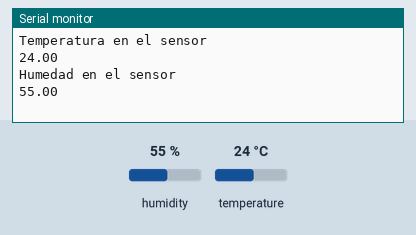
The sketch below on a simulated Arduino Uno, built with avr-gcc and run on an emulated ATmega328P. On the bench: the last lines printed to the serial monitor. The inputs (shaded band) are chosen by the test bench; at power-on: humidity 55 %, temperature 24 °C.

Above: at 3.2 s.
3.3 s: humidity set to 22 %
At 7.7 s:
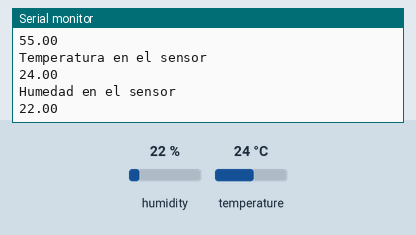
8.9 s: temperature set to 12 °C
At 13.6 s:
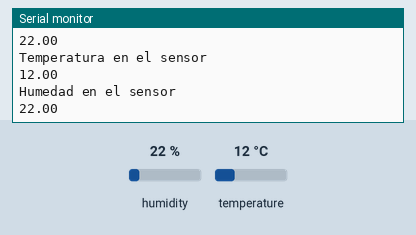
14.5 s: humidity set to 40 %
At 18.3 s:
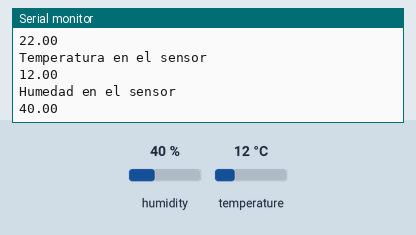
Timing chart, 0 to 19.8 s (numbered marks = the images above; inputs shaded):
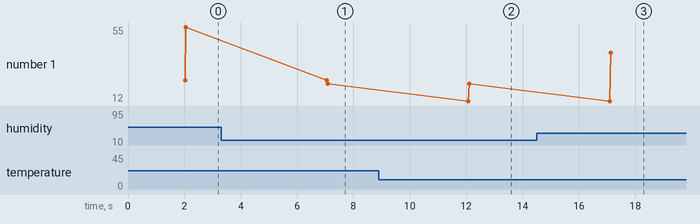

Measured:
- after the input at 3.3 s, the serial monitor: prints a new line after 3.8 s (image 1)
- after the input at 8.9 s, the serial monitor: prints a new line after 3.2 s (image 2)
- after the input at 14.5 s, the serial monitor: prints a new line after 2.6 s (image 3)
- plotted number 1: 55 → 22 after the input at 3.3 s, 22 → 40 after the input at 14.5 s

The sketch:

sensor_humedad.ino
```cpp
#include <DHT.h>

DHT dht15(15,DHT11);
void setup() {
  Serial.begin(9600);
  delay(2000); //agregar al código de easycoding.tn
  dht15.begin(); //agregar al código de easycoding.tn
}

void loop() {
  Serial.println("Temperatura en el sensor");
  Serial.println((dht15.readTemperature( )));
  Serial.println("Humedad en el sensor");
  Serial.println((dht15.readHumidity()));
  delay(5000);
}
```
